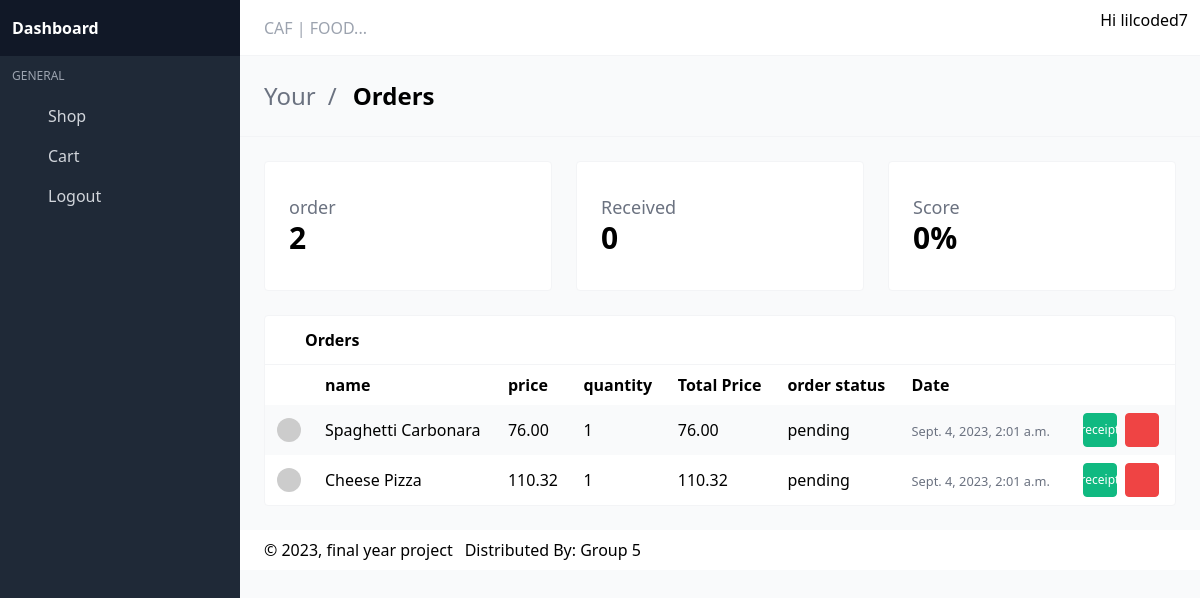
The page /customer/dashboard/ (signed in) on the database as committed earlier.
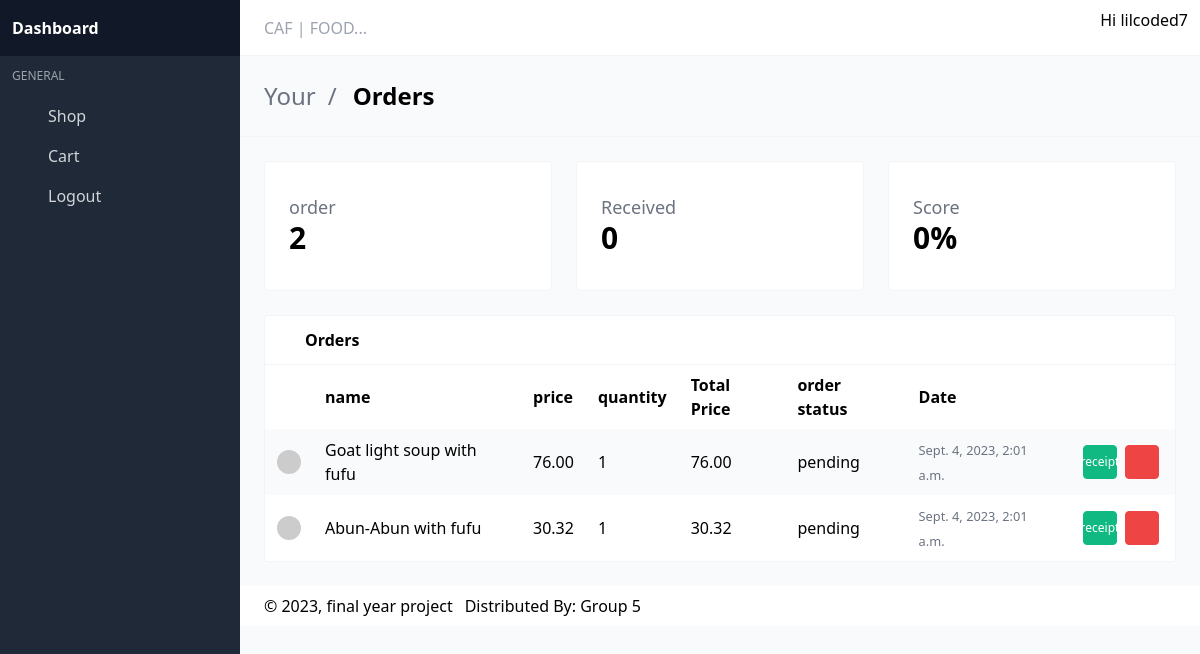
The same page on the database as committed later.
### CAFFOOD/models/order_item.py (models this page shows, shortened)
class OrderItem(TimeBaseModel):
    food = models.ForeignKey(Food, on_delete=models.CASCADE)
    order    = models.ForeignKey(Order, on_delete=models.SET_NULL, blank=True, null=True)
    quantity = models.IntegerField(default=0, null=True, blank=True)
    @property
    def get_total(self):
        total = self.food.price * self.quantity
        return total

### CAFFOOD/models/food.py (models this page shows, shortened)
class Food(TimeBaseModel):
    name = models.CharField(max_length=100)
    price = models.DecimalField(max_digits=7, decimal_places=2, null=True, blank=True)
    was_price = models.DecimalField(max_digits=7, decimal_places=2, null=True, blank=True)
    charges = models.DecimalField(max_digits=7, decimal_places=2, null=True, blank=True, default=0)
    image = models.ImageField(null=True, blank=True)
    days = models.ForeignKey(WorkingDays, on_delete=models.CASCADE, null=True, blank=True)
    description = models.CharField(max_length=200, null=True, blank=True)
    time = models.CharField(max_length=200, null=True, blank=True)
    category = models.ForeignKey(Category, on_delete=models.CASCADE, null=True, blank=True)
    menu = models.ForeignKey(Menu, on_delete=models.CASCADE, null=True, blank=True)

### CAFFOOD/models/order.py (models this page shows, shortened)
class Order(TimeBaseModel):
    customer = models.ForeignKey(Customer, on_delete=models.CASCADE)
    received = models.BooleanField(default=False)
    complete = models.BooleanField(default=False)
    item_status = models.CharField(max_length=100, null=True, blank=True, default='not paid')
    order_status = models.CharField(max_length=100, null=True, blank=True, default='pending')
    order_price = models.DecimalField(max_digits=7, decimal_places=2, null=True, blank=True, default=0)
    qr_code = models.ImageField(blank=True, null=True)

### CAFFOOD/views.py (the view)
# urls.py: path('customer/dashboard/', views.dashboard, name='dashboard'),
@login_required
def dashboard(request):
    user = request.user
    if not check_user_status(user.email):
        orders = Food.objects.filter(orderitem__order__complete=True, orderitem__order__customer__user=user).count()
        order_food = OrderItem.objects.filter(order__complete=True, order__customer__user=user)
        order_status = Order.objects.filter(customer__user=user, received=True).count()
    else:
        return redirect('admin-dashboard')
    context = {'orders':orders, 'order_food':order_food, 'order_status':order_status}
    return render(request, 'dashboard.html', context)

### account/utils.py (called while the page is built)
def check_user_status(email) -> bool:
    if User.objects.filter(email=email, is_admin=True):
        return True
    else:
        return False

### templates/dashboard.html (shortened to what the changed rows need)
{% load static %}
<!DOCTYPE html>
<html lang="en" class="">
<head>
  <link rel="stylesheet" href="{% static 'dash/css/main.css' %}?v=1628755089081">
</head>
<body>
<section class="section main-section">
    <div class="grid gap-6 grid-cols-1 md:grid-cols-3 mb-6">
      <div class="card">
        <div class="card-content">
          <div class="flex items-center justify-between">
            <div class="widget-label">
              <h1>
                {{orders}}
              </h1>
            </div>
          </div>
        </div>
      </div>
      <div class="card">
        <div class="card-content">
          <div class="flex items-center justify-between">
            <div class="widget-label">
              <h1>
                {{order_status}}
              </h1>
            </div>
          </div>
        </div>
      </div>
      <div class="card">
        <div class="card-content">
          <div class="flex items-center justify-between">
            <div class="widget-label">
              <h1>
                {{order_status}}%
              </h1>
            </div>
          </div>
        </div>
      </div>
    </div>
    <div class="card has-table">
      <div class="card-content">
        <table>
          <thead>
          <tr>
            <th></th>
            <th>name</th>
            <th>price</th>
            <th>quantity</th>
            <th>Total Price</th>
            <th>order status</th>
            <th>Date</th>
            <th></th>
          </tr>
          </thead>
          <tbody>
          {% for item in order_food %}
          <tr>
            <td class="image-cell">
              <div class="image">
                <img src="https://avatars.dicebear.com/v2/initials/ryley-wuckert.svg" class="rounded-full">
              </div>
            </td>
            <td data-label="Name">{{item.food.name}}</td>
            <td data-label="Company">{{item.food.price}}</td>
            <td data-label="Company">{{item.quantity}}</td>
            <td data-label="City">{{item.get_total}}</td>
            <td data-label="Company">{{item.order.order_status}}</td>
            <td data-label="Created">
              <small class="text-gray-500" title="Jun 28, 2021">{{item.created}}</small>
            </td>
            <td class="actions-cell">
              <div class="buttons right nowrap">
                <button class="button small green --jb-modal"  data-target="sample-modal-2" type="button">
                  <span class="icon"> <a href="{% url 'receipt' item.order.pk %}" style="padding: 5px;">receipt</a></span>
                </button>
                <button class="button small red --jb-modal" data-target="sample-modal" type="button">
                  <span class="icon"><a href="##" style="padding: 5px;"></a></span>
                </button>
              </div>
            </td>
          </tr>
          {% endfor %}
          </tbody>
        </table>
      </div>
    </div>
  </section>
<link rel="stylesheet" href="{% static 'dash/https://cdn.materialdesignicons.com/4.9.95/css/materialdesignicons.min.css' %}">
</body>
</html>

Rows that differ between the two databases and show on the page:
changed through a linked row, OrderItem: food.name "Spaghetti Carbonara" → "Goat light soup with fufu"
changed through a linked row, OrderItem: food.name "Cheese Pizza" → "Abun-Abun with fufu"; food.price "110.32" → "30.32"; get_total "110.32" → "30.32"
